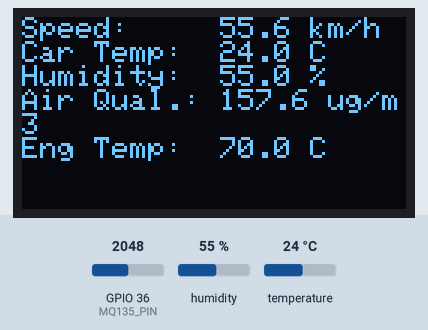
This sketch was run on a simulated ESP32. On the bench: 128×64 one-colour display. The inputs (shaded band) are chosen by the test bench; at power-on: humidity 55 %, GPIO 36 (MQ135_PIN) = 2048, temperature 24 °C. What the sketch prints to the serial monitor is not drawn.

Above: at 2.9 s.
3.0 s: humidity set to 22 %
At 4.5 s:
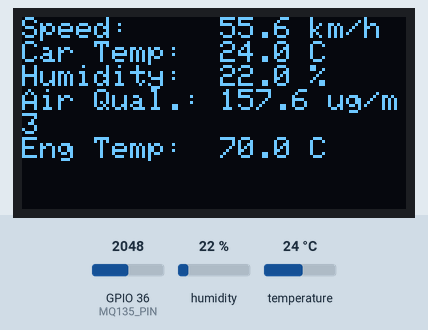
5.8 s: GPIO 36 (MQ135_PIN) set to 2866
At 6.9 s:
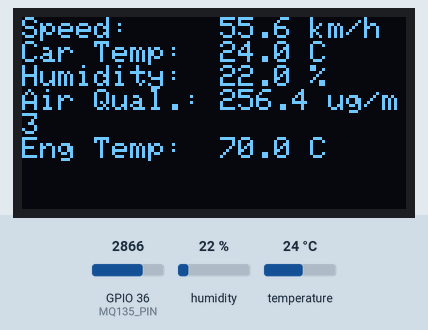
8.6 s: temperature set to 12 °C
At 11.5 s:
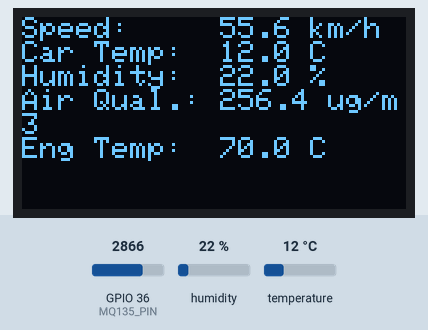
11.8 s: GPIO 36 (MQ135_PIN) set to 3603
At 12.9 s:
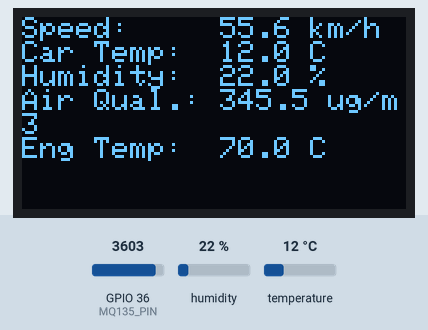
14.6 s: humidity set to 40 %
At 17.7 s:
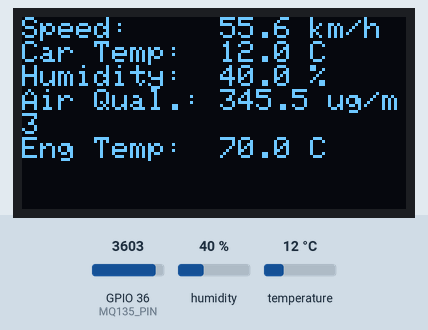
18.0 s: GPIO 36 (MQ135_PIN) set to 4095
At 19.0 s:
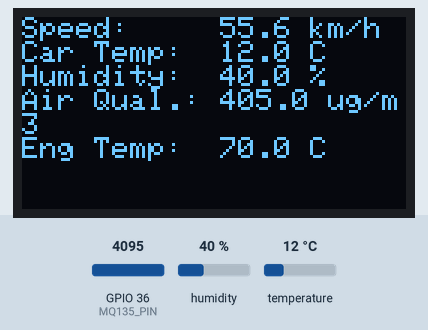
Timing chart, 0 to 21.0 s (numbered marks = the images above; inputs shaded):
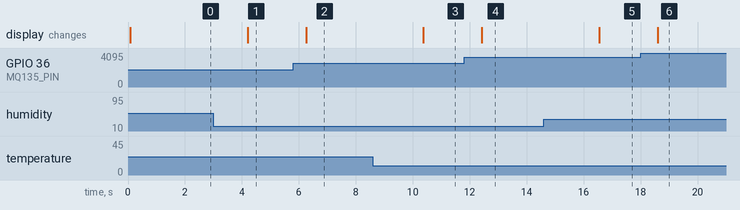

The sketch:

Display_code_Allsensor_CANdummyTest.ino
```cpp
#include <Wire.h>
#include <Adafruit_GFX.h>
#include <Adafruit_SSD1306.h>
#include <DHT.h>

// Display settings
#define SCREEN_WIDTH 128
#define SCREEN_HEIGHT 64
#define OLED_RESET    -1
Adafruit_SSD1306 display(SCREEN_WIDTH, SCREEN_HEIGHT, &Wire, OLED_RESET);

// DHT11 setup
#define DHTPIN 4       // GPIO4
#define DHTTYPE DHT11
DHT dht(DHTPIN, DHTTYPE);

// MQ-135 (Air Quality Sensor)
#define MQ135_PIN 36   // ADC1_CH0

// Dummy CAN data from STM32
float dummySpeed = 55.6;         // km/h
float dummyEngineTemp = 70.0;    // °C

// Sensor reading holders
float lastValidTemp = 0.0;
float lastValidHum = 0.0;
float lastValidAQI = 0.0;

void setup() {
  Serial.begin(115200);
  dht.begin();

  // OLED setup
  if (!display.begin(SSD1306_SWITCHCAPVCC, 0x3C)) {
    Serial.println(F(" OLED not found"));
    while (1);
  }

  display.clearDisplay();
  display.setTextSize(1);
  display.setTextColor(SSD1306_WHITE);

  Serial.println(" System Initialized");
}

void loop() {
  display.clearDisplay();
  display.setCursor(0, 0);

  // Read DHT11
  float h = dht.readHumidity();
  float t = dht.readTemperature();

  if (!isnan(h) && h >= 20 && h <= 90) lastValidHum = h;
  else Serial.println(" Invalid Humidity");

  if (!isnan(t) && t >= 0 && t <= 50) lastValidTemp = t;
  else Serial.println(" Invalid Temp");

  // Read MQ-135
  int rawADC = analogRead(MQ135_PIN);
  float voltage = rawADC * (3.3 / 4095.0);
  float baseline = 0.6;
  float AQI = (voltage - baseline) > 0 ? (voltage - baseline) * 150.0 : 0;

  if (!isnan(AQI) && AQI <= 500) lastValidAQI = AQI;
  else Serial.println(" Invalid AQI");

  // OLED Display
  display.printf("Speed:     %.1f km/h\n", dummySpeed);
  display.printf("Car Temp:  %.1f C\n", lastValidTemp);
  display.printf("Humidity:  %.1f %%\n", lastValidHum);
  display.printf("Air Qual.: %.1f ug/m3\n", lastValidAQI);
  display.printf("Eng Temp:  %.1f C\n", dummyEngineTemp);

  // Print same data to Serial Monitor
  Serial.println("------ SENSOR VALUES ------");
  Serial.printf("Speed:     %.1f km/h\n", dummySpeed);
  Serial.printf("Car Temp:  %.1f C\n", lastValidTemp);
  Serial.printf("Humidity:  %.1f %%\n", lastValidHum);
  Serial.printf("Air Qual.: %.1f ug/m3\n", lastValidAQI);
  Serial.printf("Eng Temp:  %.1f C\n", dummyEngineTemp);
  Serial.println("----------------------------\n");

  display.display();
  delay(2000);
}
```

Measured:
- after the input at 3.0 s, the display: changes after 1.2 s (image 1)
- after the input at 5.8 s, the display: changes after 0.46 s (image 2)
- after the input at 8.6 s, the display: changes after 1.8 s (image 3)
- after the input at 11.8 s, the display: changes after 0.63 s (image 4)
- after the input at 14.6 s, the display: changes after 1.9 s (image 5)
- after the input at 18.0 s, the display: changes after 0.60 s (image 6)
